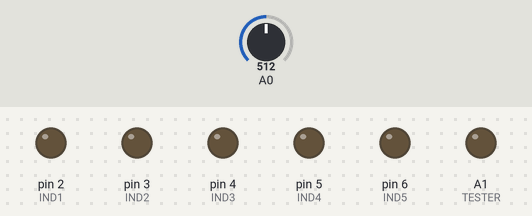
A sketch run on a simulated Arduino Uno, built with avr-gcc and run on an emulated ATmega328P. On the bench: output pins drawn as LEDs (lit = HIGH). The inputs (shaded band) are chosen by the test bench; at power-on: A0 = 512.

Above: at 1.2 s.
1.3 s: A0 set to 528
At 2.2 s:
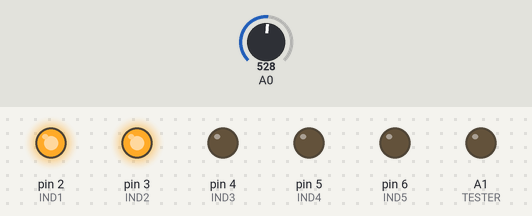
2.8 s: A0 set to 613
4.3 s: A0 set to 638
At 5.5 s:
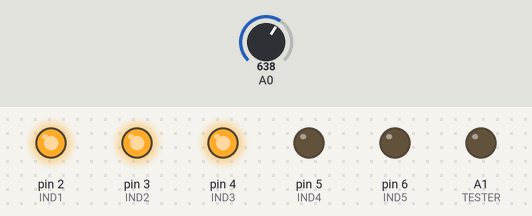
5.8 s: A0 set to 322
7.3 s: A0 set to 296
At 7.9 s:
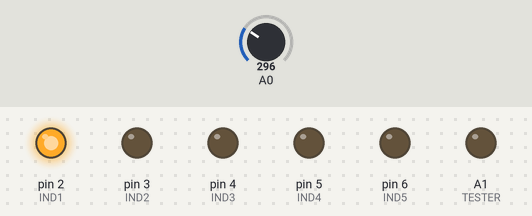
8.8 s: A0 set to 716
At 9.1 s:
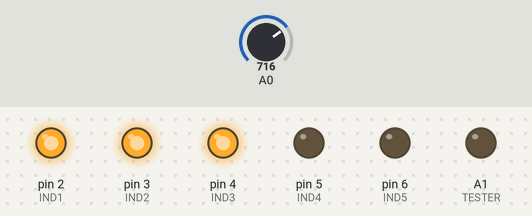
Timing chart, 0 to 11.3 s (numbered marks = the images above; inputs shaded):
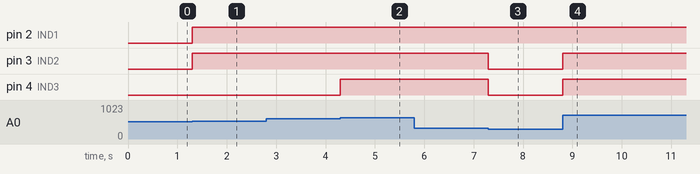

The sketch:

Batareyka.ino
```cpp
//*****************************************Индикация батареи
///*
#define IND1 2
#define IND2 3
#define IND3 4
#define IND4 5
#define IND5 6
#define TESTER A1 // порт для подключения батарейки
int data;
float voltage;
//*/

void setup()
{
//*****************************************Индикация батареи
pinMode(IND1, OUTPUT);
pinMode(IND2, OUTPUT);
pinMode(IND3, OUTPUT);
pinMode(IND4, OUTPUT);
pinMode(IND5, OUTPUT);
pinMode(TESTER, INPUT);
analogWrite(TESTER, LOW);
}
void loop() {
//*****************************************Индикация батареи
data = analogRead(A0);
voltage = data * 0.0048;

  if ( voltage <= 1.5 )
{
      digitalWrite(IND1, HIGH);
      digitalWrite(IND2, LOW);
      digitalWrite(IND3, LOW);
      digitalWrite(IND4, LOW);
      digitalWrite(IND5, LOW);
}

 else if ( voltage >= 2.5 && voltage < 3 )
{
      digitalWrite(IND1, HIGH);
      digitalWrite(IND2, HIGH);
      digitalWrite(IND3, LOW);
      digitalWrite(IND4, LOW);
      digitalWrite(IND5, LOW);
}

  else if ( voltage >= 3 && voltage < 4.5 )
{
      digitalWrite(IND1, HIGH);
      digitalWrite(IND2, HIGH);
      digitalWrite(IND3, HIGH);
      digitalWrite(IND4, LOW);
      digitalWrite(IND5, LOW);
}

  else if ( voltage >= 4.5 && voltage < 6 )
{
      digitalWrite(IND1, HIGH);
      digitalWrite(IND2, HIGH);
      digitalWrite(IND3, HIGH);
      digitalWrite(IND4, HIGH);
      digitalWrite(IND5, HIGH);
}


}
```

Measured:
- the behaviour switches between 520 and 521 on A0 (found by bisection; images 0 and 1)
- the behaviour switches between 624 and 625 on A0 (found by bisection; images 1 and 2)
- the behaviour switches between 313 and 312 on A0 (found by bisection; images 2 and 3)
- after the input at 1.3 s, pin 2 (IND1), pin 3 (IND2): LOW → HIGH at once
- after the input at 2.8 s, every drawn part: stays the same
- after the input at 4.3 s, pin 4 (IND3): LOW → HIGH at once
- after the input at 5.8 s, every drawn part: stays the same
- after the input at 7.3 s, pin 3 (IND2), pin 4 (IND3): HIGH → LOW at once
- after the input at 8.8 s, pin 3 (IND2), pin 4 (IND3): LOW → HIGH at once
